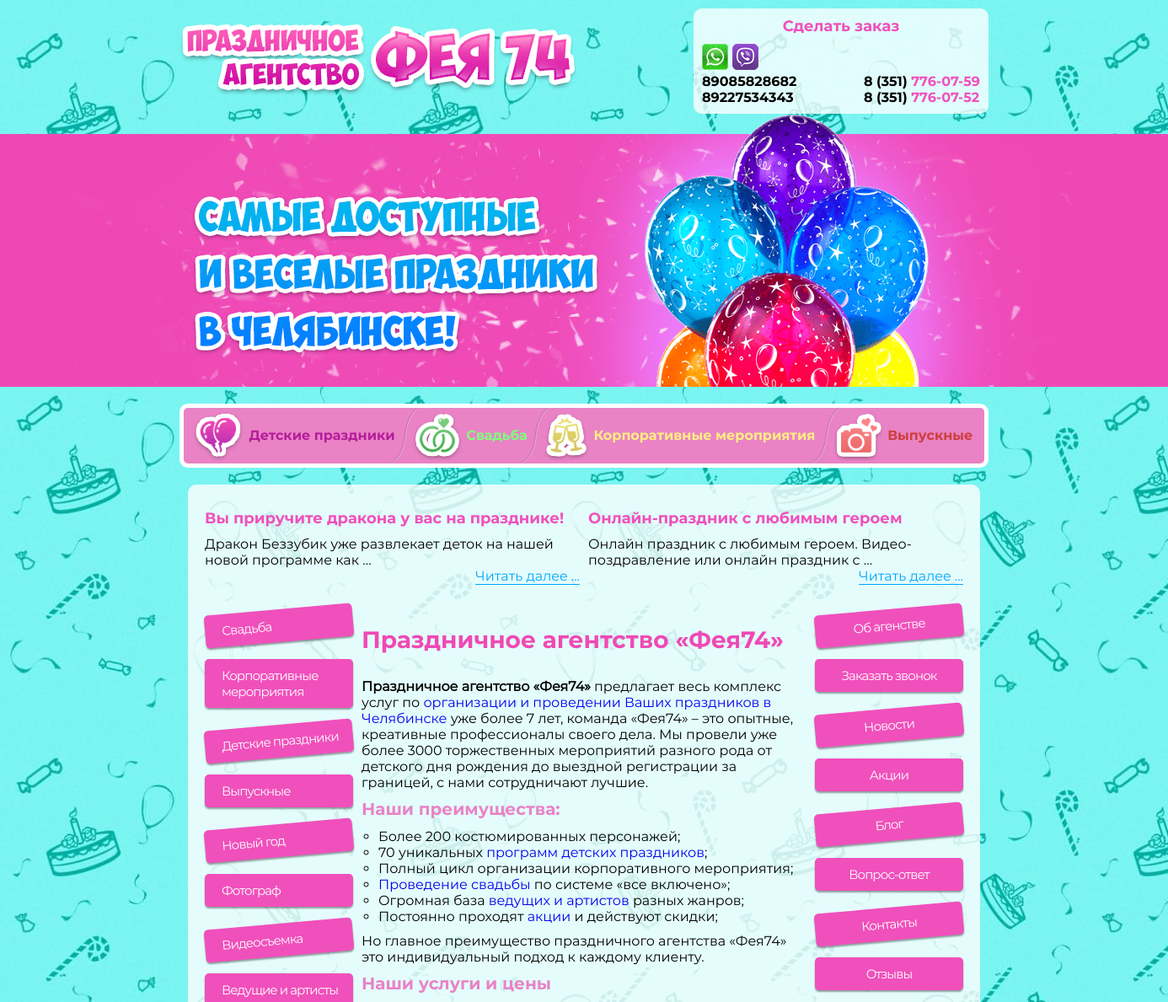
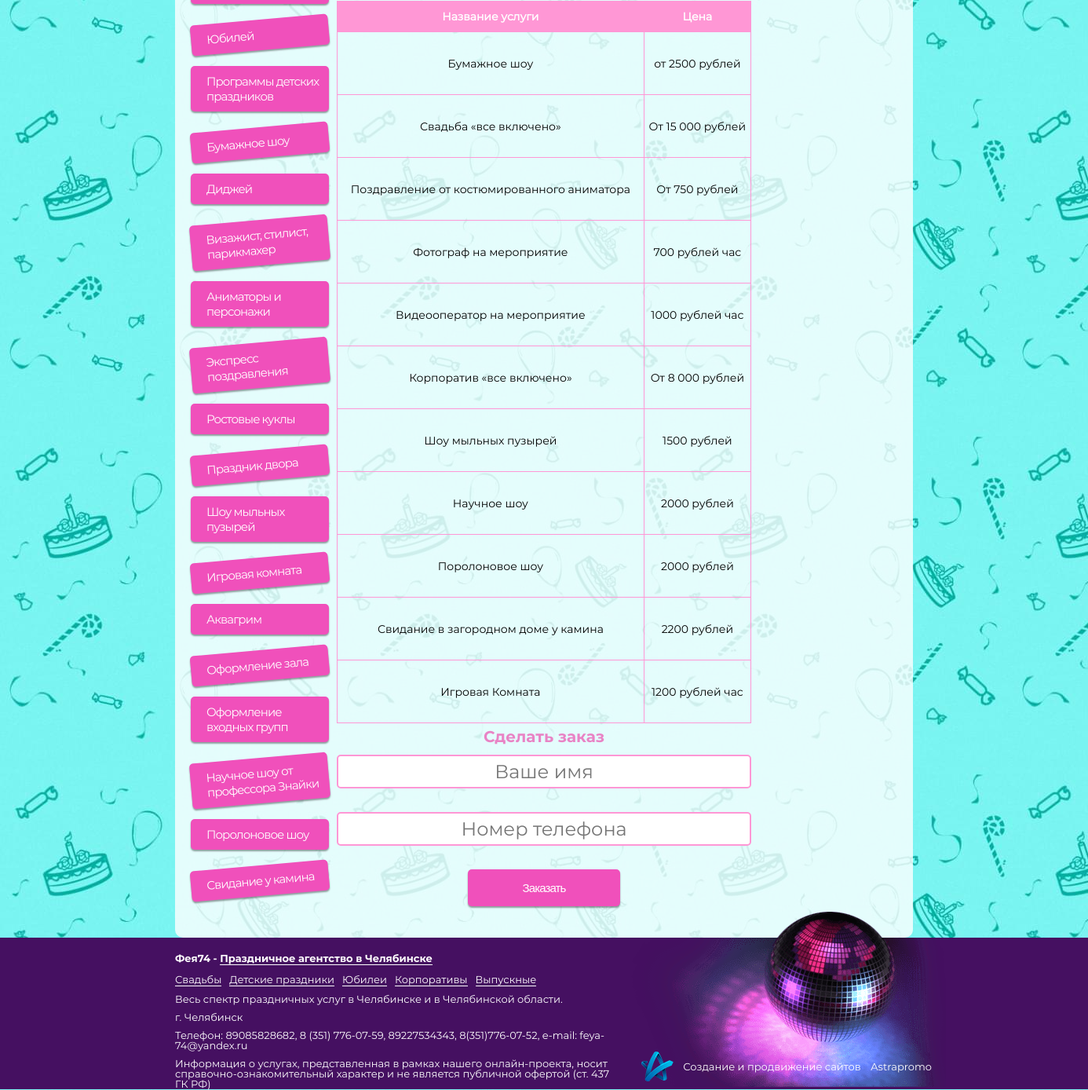
The page / on the database its author committed (2 pictures, top to bottom).
### pages/models.py (models this page shows, shortened)
class TopMenuItem(models.Model):
    banner_bg = models.ImageField('Картинка баннера',upload_to='banner/', blank=False, null=True)
    name = models.CharField('Название пункта', max_length=255, blank=False, null=True)
    event_url = models.ForeignKey(EventPage, on_delete=models.SET_NULL, blank=True, null=True,
                                   verbose_name='Ссылка на мероприятие')
    custom_url = models.CharField('Ссылка(без указания домена)', max_length=100, blank=True, null=True)
    is_active = models.BooleanField('Отображать ?', default=True)
    class Meta:
        verbose_name = "Пункт верхнего меню"
        verbose_name_plural = "Пункты верхнего меню"

class LeftMenuItem(models.Model):
    icon = models.ImageField('Иконка',upload_to='menu_icons/', blank=False, null=True)
    event_url = models.ForeignKey(EventPage, on_delete=models.SET_NULL, blank=True, null=True,
                                   verbose_name='Ссылка на мероприятие')
    custom_url = models.CharField('Ссылка(без указания домена)', max_length=100, blank=True, null=True)
    is_active = models.BooleanField('Отображать ?', default=True)
    class Meta:
        verbose_name = "Пункт левого меню"
        verbose_name_plural = "Пункты левого меню"

class StaticPage(models.Model):
    name = models.CharField('Название страницы', max_length=255, blank=False, null=True)
    auto_slug = models.BooleanField('Создать ЧПУ ?', default=True)
    name_slug = models.CharField(max_length=255, blank=True, null=True)
    is_home_page = models.BooleanField('Главная страница ?', default=False)
    content = RichTextUploadingField('Основной контент', blank=True, null=True)
    class Meta:
        verbose_name = "Статическая страница"
        verbose_name_plural = "Статические страницы"

class RightMenuItem(models.Model):
    name = models.CharField('Название пункта (указывать если используется Ссылка(без указания домена))', max_length=255, blank=True, null=True)
    static_url = models.ForeignKey(StaticPage, on_delete=models.SET_NULL, blank=True, null=True,
                                   verbose_name='Ссылка на статическую страницу')
    custom_url = models.CharField('Ссылка(без указания домена)', max_length=100, blank=True, null=True)
    is_callback = models.BooleanField('Кнопка заказать звонок ?', default=False)
    is_active = models.BooleanField('Отображать ?', default=True)
    class Meta:
        verbose_name = "Пункт правого меню"
        verbose_name_plural = "Пункты правого меню"

### news/models.py (models this page shows, shortened)
class News(models.Model):
    name = models.CharField('Название новости', max_length=255, blank=False, null=True)
    auto_slug = models.BooleanField('Создать ЧПУ ?', default=True)
    name_slug = models.CharField(max_length=255, blank=True, null=True,editable=False)
    preview = models.ImageField('Картинка превью', upload_to='news/', blank=False, null=True)
    main_img = models.ImageField('Картинка Новости', upload_to='news/', blank=False, null=True)
    page_title = models.CharField('Название страницы SEO', max_length=255, blank=True, null=True)
    page_description = models.TextField('Описание страницы SEO', blank=True, null=True)
    page_keywords = models.TextField('Keywords SEO', blank=True, null=True)
    content = RichTextUploadingField('Основной контент', blank=True, null=True)
    is_active = models.BooleanField('Отображать ?', default=True)
    show_at_index = models.BooleanField('Отображать на главной?', default=False)
    class Meta:
        verbose_name = "Новость"
        verbose_name_plural = "Новости"

### events_content/models.py (models this page shows, shortened)
class EventPage(models.Model):
    name = models.CharField('Название страницы', max_length=255, blank=False, null=True)
    auto_slug = models.BooleanField('Создать ЧПУ ?', default=True)
    name_slug = models.CharField(max_length=255, blank=True, null=True)
    content = RichTextUploadingField('Основной контент', blank=True, null=True)
    page_title = models.CharField('Название страницы SEO', max_length=255, blank=True, null=True)
    page_description = models.TextField('Описание страницы SEO', blank=True, null=True)
    page_keywords = models.TextField('Keywords SEO', blank=True, null=True)
    top_menu = models.ManyToManyField('pages.TopMenuItem',
                                 blank=True,
                                 verbose_name='Показывать в меню'
                                 ,related_name='event_items')
    class Meta:
        verbose_name = "Мероприятие"
        verbose_name_plural = "Мероприятия"

### pages/views.py (the view)
# urls.py: path('', views.index, name='index'),
def index(request):
    title = 'Праздничное агентство «Фея74» - организация и проведение праздников в Челябинске'
    description = 'Праздничное агентство «Фея74» предлагает весь комплекс услуг по организации и проведении Ваших праздников в Челябинске уже более 7 лет, команда «Фея74» – это опытные, креативные профессионалы своего дела.'
    keywords = 'праздничное агентство, организация праздников, проведение праздников, праздничное агентство в челябинске, проведение праздников в челябинске'
    page_content = StaticPage.objects.get(is_home_page=True).content
    news = News.objects.filter(show_at_index=True)
    is_index=True
    return render(request, 'pages/index.html', locals())

### pages/context_processors.py (called while the page is built)
def side_menus(request):
    leftMenu = LeftMenuItem.objects.filter(is_active=True)
    rightMenu = RightMenuItem.objects.filter(is_active=True)
    topMenu = TopMenuItem.objects.all()
    return locals()

### templates/pages/index.html (shortened to what this page needs)
{% extends 'basic.html' %}
{% load static %}
{% block content %}
    <main>
        <section class="main-content">
            <div class="container">
                <div class="main-content_wrapper">
                    <div class="news-wrapper">
                        {% for newsItem in news %}
                            <div class="news-item">
                                <div class="news-item-img">
                                </div>
                                <p class="news-item-title">
                                    {{ newsItem.name }}
                                </p>
                                {{ newsItem.content | truncatewords_html:10 | safe }}
                                <p class="news-item-more">
                                    <a href="">Читать далee ...</a>
                                </p>
                            </div>
                        {% endfor %}
                    </div>
                    <div class="main-content__inner">
                        {% include 'pages/left-menu.html' %}
                        <div class="main-content__center">
                            <div class="content">
                                {{ page_content | safe }}
                                <div class="order-call-form2">
                                    <h2 align="center">Сделать заказ</h2>
                                    <div class="order-call-field">
                                        <input type="text" placeholder="Ваше имя" id="order-call-name">
                                    </div>
                                    <div class="order-call-field">
                                        <input type="text" placeholder="Номер телефона" id="order-call-phone"> <input type="hidden" id="hidden-field"> <input type="text" id="hidden-field-text" value="not-empty" style="display:none;">
                                    </div>
                                    <div class="order-call-field submit">
                                       <button type="submit" class="btn sidemenu__link">Заказать</button>
                                    </div>
                                </div>
                            </div>
                        </div>
                        {% include 'pages/right-menu.html' %}
                    </div>
                </div>
            </div>
        </section>
    </main>
{% endblock %}

### templates/header.html (shortened to what this page needs)
{% load static %}
<header class="header">
  <div class="header__top">
    <div class="header__top-logo">
      <a href="/"><img src="{% static 'images/logo.png' %}" alt=""></a>
    </div>
    <div class="header__top-call">
      <p class="header__top-call-title">Сделать заказ</p>
      <div class="header__top-call-wrapper">
        <div class="header__top-call-messengers">
          <img src="{% static 'images/icon_watsapp.png' %}" alt="">
          <img src="{% static 'images/icon_viber.png' %}" alt="">
          <p class="header__top-call-messengers">89085828682</p>
          <p class="header__top-call-messengers">89227534343</p>
        </div>
        <div class="header__top-call-phones">
          <p class="header__top-call-phones-item ">8 (351) <span>776-07-59</span></p>
          <p class="header__top-call-phones-item">8 (351) <span>776-07-52</span></p>
        </div>
      </div>
    </div>
  </div>
  <div id="banner" class="header__banner" style="background: url({% static 'images/b1.png' %})"></div>
  <nav class="header__menu">
    <ul class="header__menu-wrapper">
        {% for topItem in topMenu %}
      <li class="header__menu-item"><a  onmouseover="changeBanner('{{ topItem.banner_bg.url }}','{{ topItem.id }}')" class="header__menu-link" href="{% url 'event_page' topItem.event_url.name_slug %}">{{ topItem.name }}</a>
      </li>
        {% endfor %}
    </ul>
  </nav>
</header>

### templates/pages/left-menu.html
<div class="main-content__sidemenu">
    <ul class="sidemenu">
        {% for item in leftMenu %}
            <li class="sidemenu__item">
                <a class="sidemenu__link"
                   href="{% url 'event_page' item.event_url.name_slug %}">
                    <img src="{{ item.icon.url }}" alt="">{{ item.event_url.name }}
                </a>
            </li>
        {% endfor %}
    </ul>
</div>

### templates/pages/right-menu.html
<div class="main-content__sidemenu">
    <ul class="sidemenu">
        {% for item in rightMenu %}
            <li class="sidemenu__item">
            {% if not item.is_callback %}
                {% if item.static_url %}
                    <a style="justify-content: center;" class="sidemenu__link"
                       href="{% url 'static_page' item.static_url.name_slug %}">
                        {{ item.static_url.name }}
                    </a>
                {% else %}
                     <a style="justify-content: center;" class="sidemenu__link"
                       href="{{ item.custom_url }}">
                        {{ item.name }}
                    </a>
                {% endif %}
            {% else %}
                 <a style="justify-content: center;" class="sidemenu__link"
                   href="">
                   Заказать звонок
                </a>
            {% endif %}
            </li>
        {% endfor %}
    </ul>
</div>

### templates/basic.html (style rules this page uses)
body { overflow-x: hidden; }
.content a { //color: #00a6ff; //text-decoration: underline; }
.content h1 { font-family: 'Montserrat Bold',sans-serif; }
.content h2 { font-family: 'Montserrat Bold',sans-serif; color: #e983c5; font-size: 20px; line-height: 25px; margin: 5px 0 10px 0; }
.content ul { list-style-type: circle; padding: 0 0 0 20px; }
.content li { list-style-type: circle; }
.content p { margin: 10px 0; }
.order-call-field { width: 100%; margin-bottom: 30px; position: relative; }
.order-call-field input[type="text"] { width: 100%; height: 43px; padding: 0 10px; text-align: center; font-size: 24px; border: 2px solid #ff97d5; -webkit-border-radius: 5px; -moz-border-radius: 5px; border-radius: 5px; }
.btn { border: none; margin: 0 auto; cursor: pointer; padding: 15px 70px; }
.sidemenu__link { font-size: 15px; letter-spacing: -0.9px; }

### rows shown on the page
TopMenuItem: name "Детские праздники"
TopMenuItem: name "Свадьба"
TopMenuItem: name "Корпоративные мероприятия"
TopMenuItem: name "Выпускные"
News: name "Вы приручите дракона у вас на празднике!", content "Дракон Беззубик уже развлекает деток на нашей новой программе как …"
News: name "Онлайн-праздник с любимым героем", content "Онлайн праздник с любимым героем. Видео-поздравление или онлайн праздник с …"
LeftMenuItem: event_url.name "Свадьба"
LeftMenuItem: event_url.name "Корпоративные мероприятия"
LeftMenuItem: event_url.name "Детские праздники"
LeftMenuItem: event_url.name "Выпускные"
LeftMenuItem: event_url.name "Новый год"
LeftMenuItem: event_url.name "Фотограф"
LeftMenuItem: event_url.name "Видеосъемка"
LeftMenuItem: event_url.name "Ведущие и артисты"
LeftMenuItem: event_url.name "Юбилей"
LeftMenuItem: event_url.name "Программы детских праздников"
LeftMenuItem: event_url.name "Бумажное шоу"
LeftMenuItem: event_url.name "Диджей"
LeftMenuItem: event_url.name "Визажист, стилист, парикмахер"
LeftMenuItem: event_url.name "Аниматоры и персонажи"
LeftMenuItem: event_url.name "Экспресс поздравления"
LeftMenuItem: event_url.name "Ростовые куклы"
LeftMenuItem: event_url.name "Праздник двора"
LeftMenuItem: event_url.name "Шоу мыльных пузырей"
LeftMenuItem: event_url.name "Игровая комната"
LeftMenuItem: event_url.name "Аквагрим"
LeftMenuItem: event_url.name "Оформление зала"
LeftMenuItem: event_url.name "Оформление входных групп"
LeftMenuItem: event_url.name "Научное шоу от профессора Знайки"
LeftMenuItem: event_url.name "Поролоновое шоу"
LeftMenuItem: event_url.name "Свидание у камина"
StaticPage: content "Праздничное агентство «Фея74» Праздничное агентство «Фея74» предлагает весь комплекс услуг по организации и проведении Ваших праздников в Челябинске уже более 7 лет, команда «Фея74» – это опытные, креативные профессионалы своего дела. Мы провели уже более 3000 торжественных мероприятий разного рода от детского дня рождения до выездной регистрации за границей, с нами сотрудничают лучшие. Наши преимущества: Более 200 костюмированных персонажей; 70 уникальных программ детских праздников ; Полный цикл организации корпоративного мероприятия; Проведение свадьбы по системе «все включено»; Огромная база ведущих и артистов разных жанров; Постоянно проходят акции и действуют скидки; Но главное…"
RightMenuItem: static_url.name "Об агенстве"
RightMenuItem: is_callback "Заказать звонок"
RightMenuItem: name "Новости"
RightMenuItem: name "Акции"
RightMenuItem: name "Блог"
RightMenuItem: name "Вопрос-ответ"
RightMenuItem: static_url.name "Контакты"
RightMenuItem: name "Отзывы"
